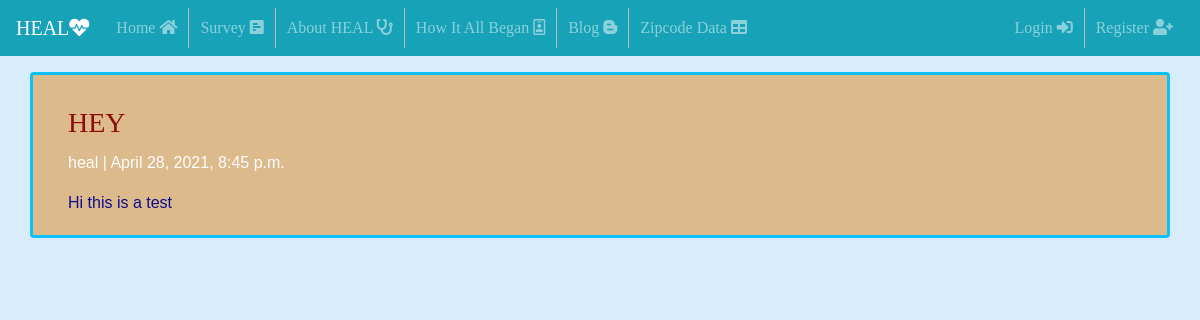
Page /hey/ on the committed database.
### HEALSurvey/models.py (models this page shows, shortened)
class Post(models.Model):
    title = models.CharField(max_length=200, unique=True)
    slug = models.SlugField(max_length=200, unique=True)
    author = models.ForeignKey(User, on_delete= models.CASCADE,related_name='blog_posts')
    updated_on = models.DateTimeField(auto_now= True)
    content = models.TextField()
    created_on = models.DateTimeField(auto_now_add=True)
    status = models.IntegerField(choices=STATUS, default=0)
    class Meta:
        ordering = ['-created_on']

### HEALSurvey/views.py (the view)
# urls.py: path('<slug:slug>/', views.PostDetail.as_view(), name='post_detail')
class PostDetail(generic.DetailView):
    model = Post
    template_name = 'post_detail.html'

### templates/post_detail.html
{% extends 'Base.html' %}
{% load crispy_forms_tags %}
{% load static %}
{% block body %}
<div class="container">
  <div class="row">
    <div class="col-md card mb-4  mt-3 left  top">
      <div class="card-body">
        <h1 style ="color:darkred">{% block title %} {{ object.title }} {% endblock title %}</h1>
        <p style ="color:white">{{ post.author }} | {{ post.created_on }}</p>
        <p class="card-text ">{{ object.content | safe }}</p>
      </div>
    </div>
  </div>
</div>
{% endblock%}

### static/css/styles.css (style rules this page uses)
body { background-color: #D9ECFC; justify-content: center; background-image: url("https://wallpaperaccess.com/full/869534.jpg"); }
h1, h2, h3 { font-family: American Typewriter, serif; font-variant: small-caps; }
p { color: darkblue; font-family: Arial, Helvetica, sans-serif; }
.container { font-family: American Typewriter, serif; }
.card { background: burlywood; border: 3px solid deepskyblue; opacity: 95%; font-family: American Typewriter, serif; }

### rows in the picture
Post: title "hey", author "heal", created_on "April 28, 2021, 8:45 p.m.", content "Hi this is a test"
